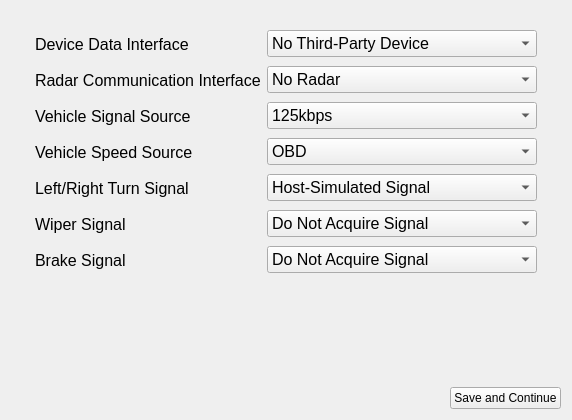
            <widget class="QWidget" name="page_config">
             <layout class="QVBoxLayout" name="verticalLayout_2" stretch="1,0">
              <item>
               <widget class="QWidget" name="widget_3" native="true">
                <layout class="QHBoxLayout" name="horizontalLayout_4" stretch="1,2,4">
                 <property name="bottomMargin">
                  <number>6</number>
                 </property>
                 <item>
                  <widget class="QWidget" name="widget_4" native="true"/>
                 </item>
                 <item>
                  <widget class="QWidget" name="widget_6" native="true">
                   <layout class="QGridLayout" name="gridLayout_6" rowstretch="0,0,0,0,0,0,0">
                    <property name="bottomMargin">
                     <number>100</number>
                    </property>
                    <item row="3" column="1">
                     <widget class="QComboBox" name="comboBox_17">
                      <property name="font">
                       <font>
                        <pointsize>12</pointsize>
                       </font>
                      </property>
                      <item>
                       <property name="text">
                        <string>OBD</string>
                       </property>
                      </item>
                      <item>
                       <property name="text">
                        <string>Ethernet</string>
                       </property>
                      </item>
                      <item>
                       <property name="text">
                        <string>Do Not Use Vehicle Speed Signal</string>
                       </property>
                      </item>
                     </widget>
                    </item>
                    <item row="3" column="0">
                     <widget class="QLabel" name="label_5">
                      <property name="sizePolicy">
                       <sizepolicy hsizetype="Preferred" vsizetype="Preferred">
                        <horstretch>0</horstretch>
                        <verstretch>0</verstretch>
                       </sizepolicy>
                      </property>
                      <property name="minimumSize">
                       <size>
                        <width>0</width>
                        <height>30</height>
                       </size>
                      </property>
                      <property name="maximumSize">
                       <size>
                        <width>16777215</width>
                        <height>16777215</height>
                       </size>
                      </property>
                      <property name="font">
                       <font>
                        <pointsize>12</pointsize>
                       </font>
                      </property>
                      <property name="text">
                       <string>Vehicle Speed Source</string>
                      </property>
                     </widget>
                    </item>
                    <item row="1" column="0">
                     <widget class="QLabel" name="label_3">
                      <property name="sizePolicy">
                       <sizepolicy hsizetype="Preferred" vsizetype="Preferred">
                        <horstretch>0</horstretch>
                        <verstretch>0</verstretch>
                       </sizepolicy>
                      </property>
                      <property name="minimumSize">
                       <size>
                        <width>0</width>
                        <height>30</height>
                       </size>
                      </property>
                      <property name="maximumSize">
                       <size>
                        <width>16777215</width>
                        <height>16777215</height>
                       </size>
                      </property>
                      <property name="font">
                       <font>
                        <pointsize>12</pointsize>
                       </font>
                      </property>
                      <property name="text">
                       <string>Radar Communication Interface</string>
                      </property>
                     </widget>
                    </item>
                    <item row="0" column="0">
                     <widget class="QLabel" name="label_2">
                      <property name="sizePolicy">
                       <sizepolicy hsizetype="Preferred" vsizetype="Preferred">
                        <horstretch>0</horstretch>
                        <verstretch>0</verstretch>
                       </sizepolicy>
                      </property>
                      <property name="minimumSize">
                       <size>
                        <width>0</width>
                        <height>30</height>
                       </size>
                      </property>
                      <property name="maximumSize">
                       <size>
                        <width>16777215</width>
                        <height>16777215</height>
                       </size>
                      </property>
                      <property name="font">
                       <font>
                        <pointsize>12</pointsize>
                       </font>
                      </property>
                      <property name="text">
                       <string>Device Data Interface</string>
                      </property>
                     </widget>
                    </item>
                    <item row="2" column="1">
                     <widget class="QComboBox" name="comboBox_16">
                      <property name="font">
                       <font>
                        <pointsize>12</pointsize>
                       </font>
                      </property>
                      <item>
                       <property name="text">
                        <string>125kbps</string>
                       </property>
                      </item>
                      <item>
                       <property name="text">
                        <string>250kbps</string>
                       </property>
                      </item>
                      <item>
                       <property name="text">
                        <string>500kbps</string>
                       </property>
                      </item>
                      <item>
                       <property name="text">
                        <string>1000kbps</string>
                       </property>
                      </item>
                      <item>
                       <property name="text">
                        <string>None</string>
                       </property>
                      </item>
                     </widget>
                    </item>
                    <item row="6" column="0">
                     <widget class="QLabel" name="label_6">
                      <property name="sizePolicy">
                       <sizepolicy hsizetype="Preferred" vsizetype="Preferred">
                        <horstretch>0</horstretch>
                        <verstretch>0</verstretch>
                       </sizepolicy>
                      </property>
                      <property name="minimumSize">
                       <size>
                        <width>0</width>
                        <height>30</height>
                       </size>
                      </property>
                      <property name="maximumSize">
                       <size>
                        <width>16777215</width>
                        <height>16777215</height>
                       </size>
                      </property>
                      <property name="font">
                       <font>
                        <pointsize>12</pointsize>
                       </font>
                      </property>
                      <property name="text">
                       <string>Brake Signal</string>
                      </property>
                     </widget>
                    </item>
                    <item row="2" column="0">
                     <widget class="QLabel" name="label_4">
                      <property name="sizePolicy">
                       <sizepolicy hsizetype="Preferred" vsizetype="Preferred">
                        <horstretch>0</horstretch>
                        <verstretch>0</verstretch>
                       </sizepolicy>
                      </property>
                      <property name="minimumSize">
                       <size>
                        <width>0</width>
                        <height>30</height>
                       </size>
                      </property>
                      <property name="maximumSize">
                       <size>
                        <width>16777215</width>
                        <height>16777215</height>
                       </size>
                      </property>
                      <property name="font">
                       <font>
                        <pointsize>12</pointsize>
                       </font>
                      </property>
                      <property name="text">
                       <string>Vehicle Signal Source</string>
                      </property>
                     </widget>
                    </item>
                    <item row="4" column="1">
                     <widget class="QComboBox" name="comboBox_18">
                      <property name="font">
                       <font>
                        <pointsize>12</pointsize>
                       </font>
                      </property>
                      <item>
                       <property name="text">
                        <string>Host-Simulated Signal</string>
                       </property>
                      </item>
                      <item>
                       <property name="text">
                        <string>Ethernet</string>
                       </property>
                      </item>
                     </widget>
                    </item>
                    <item row="0" column="1">
                     <widget class="QComboBox" name="comboBox_21">
                      <property name="font">
                       <font>
                        <pointsize>12</pointsize>
                       </font>
                      </property>
                      <item>
                       <property name="text">
                        <string>No Third-Party Device</string>
                       </property>
                      </item>
                      <item>
                       <property name="text">
                        <string>CAN1</string>
                       </property>
                      </item>
                      <item>
                       <property name="text">
                        <string>CAN2</string>
                       </property>
                      </item>
                     </widget>
                    </item>
                    <item row="1" column="1">
                     <widget class="QComboBox" name="comboBox_12">
                      <property name="font">
                       <font>
                        <pointsize>12</pointsize>
                       </font>
                      </property>
                      <item>
                       <property name="text">
                        <string>No Radar</string>
                       </property>
                      </item>
                      <item>
                       <property name="text">
                        <string>CAN1</string>
                       </property>
                      </item>
                      <item>
                       <property name="text">
                        <string>CAN2</string>
                       </property>
                      </item>
                      <item>
                       <property name="text">
                        <string>Internet</string>
                       </property>
                      </item>
                     </widget>
                    </item>
                    <item row="4" column="0">
                     <widget class="QLabel" name="label_8">
                      <property name="sizePolicy">
                       <sizepolicy hsizetype="Preferred" vsizetype="Preferred">
                        <horstretch>0</horstretch>
                        <verstretch>0</verstretch>
                       </sizepolicy>
                      </property>
                      <property name="minimumSize">
                       <size>
                        <width>0</width>
                        <height>30</height>
                       </size>
                      </property>
                      <property name="maximumSize">
                       <size>
                        <width>16777215</width>
                        <height>16777215</height>
                       </size>
                      </property>
                      <property name="font">
                       <font>
                        <pointsize>12</pointsize>
                       </font>
                      </property>
                      <property name="text">
                       <string>Left/Right Turn Signal</string>
                      </property>
                     </widget>
                    </item>
                    <item row="5" column="1">
                     <widget class="QComboBox" name="comboBox_19">
                      <property name="font">
                       <font>
                        <pointsize>12</pointsize>
                       </font>
                      </property>
                      <item>
                       <property name="text">
                        <string>Do Not Acquire Signal</string>
                       </property>
                      </item>
                      <item>
                       <property name="text">
                        <string>Ethernet</string>
                       </property>
                      </item>
                     </widget>
                    </item>
                    <item row="6" column="1">
                     <widget class="QComboBox" name="comboBox_20">
                      <property name="font">
                       <font>
                        <pointsize>12</pointsize>
                       </font>
                      </property>
                      <item>
                       <property name="text">
                        <string>Do Not Acquire Signal</string>
                       </property>
                      </item>
                      <item>
                       <property name="text">
                        <string>Ethernet</string>
                       </property>
                      </item>
                     </widget>
                    </item>
                    <item row="5" column="0">
                     <widget class="QLabel" name="label_7">
                      <property name="sizePolicy">
                       <sizepolicy hsizetype="Preferred" vsizetype="Preferred">
                        <horstretch>0</horstretch>
                        <verstretch>0</verstretch>
                       </sizepolicy>
                      </property>
                      <property name="minimumSize">
                       <size>
                        <width>0</width>
                        <height>30</height>
                       </size>
                      </property>
                      <property name="maximumSize">
                       <size>
                        <width>16777215</width>
                        <height>16777215</height>
                       </size>
                      </property>
                      <property name="font">
                       <font>
                        <pointsize>12</pointsize>
                       </font>
                      </property>
                      <property name="text">
                       <string>Wiper Signal</string>
                      </property>
                     </widget>
                    </item>
                   </layout>
                  </widget>
                 </item>
                 <item>
                  <widget class="QWidget" name="widget_5" native="true"/>
                 </item>
                </layout>
               </widget>
              </item>
              <item>
               <layout class="QHBoxLayout" name="horizontalLayout_3">
                <item>
                 <spacer name="horizontalSpacer">
                  <property name="orientation">
                   <enum>Qt::Horizontal</enum>
                  </property>
                  <property name="sizeHint" stdset="0">
                   <size>
                    <width>31</width>
                    <height>17</height>
                   </size>
                  </property>
                 </spacer>
                </item>
                <item>
                 <widget class="QPushButton" name="btnSave_cfg">
                  <property name="text">
                   <string>Save and Continue</string>
                  </property>
                 </widget>
                </item>
               </layout>
              </item>
             </layout>
            </widget>
